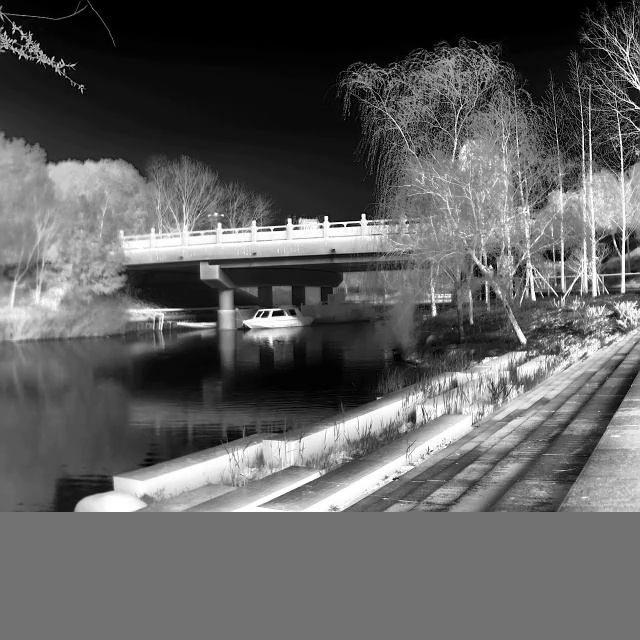
#> input picture tools/align-yoloX/ir_after_transf.png, 640 x 640 px
$ python align.py
#> lines starting #> are read from the running program, lines starting #| are printed output that depends on the picture
import cv2
import numpy as np
import matplotlib.pyplot as plt


def align_images(image_a_path, image_b_path):
    # 读取图片
#> called with image_a_path = 'ir_after_transf.png', image_b_path = 'rgb_after_transf.png'
    image_a = cv2.imread(image_a_path, cv2.IMREAD_GRAYSCALE)
#> image_a is the input picture: shape (640, 640); min 0, max 255, mean 95.2
    image_b = cv2.imread(image_b_path, cv2.IMREAD_GRAYSCALE)
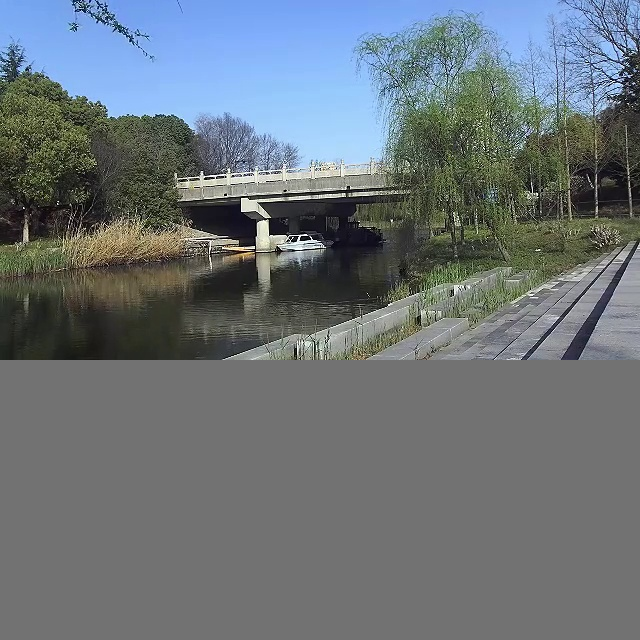
#> input picture tools/align-yoloX/rgb_after_transf.png, 640 x 640 px
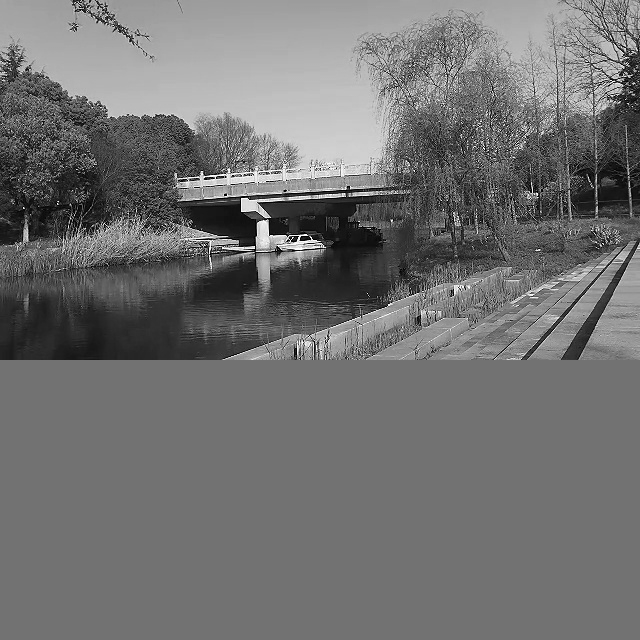
#> image_b: shape (640, 640); min 0, max 255, mean 113.3

    if image_a is None or image_b is None:
        raise ValueError("无法读取图像文件")

    # 初始化ORB检测器
    orb = cv2.ORB_create(nfeatures=5000)

    # 检测关键点和描述子
    key_points_a, descriptors_a = orb.detectAndCompute(image_a, None)
#> key_points_a = 4974 keypoints; strongest (x, y, size): (363, 215, 31), (273, 312, 31), (271, 310, 37.2), (275, 311, 31)
    key_points_b, descriptors_b = orb.detectAndCompute(image_b, None)
#> key_points_b = 4524 keypoints; strongest (x, y, size): (301, 240, 31), (308, 239, 31), (301, 239, 37.2), (241, 200, 31)

    # 使用BFMatcher进行匹配
    bf = cv2.BFMatcher(cv2.NORM_HAMMING, crossCheck=True)
    matches = bf.match(descriptors_a, descriptors_b)
#> matches = 1109 matches

    # 按距离排序，保留最佳匹配
    matches = sorted(matches, key=lambda x: x.distance)

    # 获取匹配点
    src_pts = np.float32([key_points_a[m.queryIdx].pt for m in matches]).reshape(-1, 1, 2)
#> src_pts = 1109 rows, first 8: [154.3, 318.5], [167.2, 328.5], [137.4, 504.6], [150.5, 333.2], [326.6, 252.3], [221.8, 292.3], [159.7, 325.6], [193.5, 232.9]
    dst_pts = np.float32([key_points_b[m.trainIdx].pt for m in matches]).reshape(-1, 1, 2)
#> dst_pts = 1109 rows, first 8: [209, 246.3], [216.5, 253.8], [416.8, 352.5], [198.7, 243.4], [343.9, 186.6], [260.4, 220.8], [209.1, 248.8], [316.2, 342.1]

    # 计算仿射变换矩阵
    affine_matrix, _ = cv2.estimateAffinePartial2D(src_pts, dst_pts)
#> affine_matrix = [[0.824, 0.0218, 69.34], [-0.0218, 0.824, -13.94]]

    # 应用仿射变换到image_a
    aligned_image = cv2.warpAffine(image_a, affine_matrix, (image_b.shape[1], image_b.shape[0]))
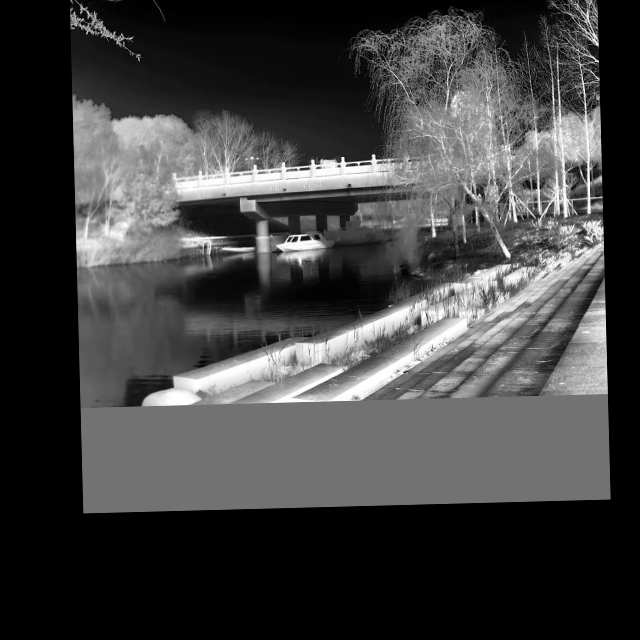
#> aligned_image: shape (640, 640); min 0, max 255, mean 64.5

    # 可视化结果
    visualize_alignment(image_a, image_b, aligned_image, affine_matrix)

    return affine_matrix


def visualize_alignment(image_a, image_b, aligned_image, affine_matrix):
    # 创建可视化窗口
    fig, axes = plt.subplots(1, 3, figsize=(15, 5))

    # 显示原始图像a
    axes[0].imshow(image_a, cmap='gray')
    axes[0].set_title('a')
    axes[0].axis('off')

    # 显示目标图像b
    axes[1].imshow(image_b, cmap='gray')
    axes[1].set_title('b')
    axes[1].axis('off')

    # 显示对齐后的图像a
    axes[2].imshow(aligned_image, cmap='gray')
    axes[2].set_title('a-to-b_after_align')
    axes[2].axis('off')

    plt.tight_layout()
    plt.show()
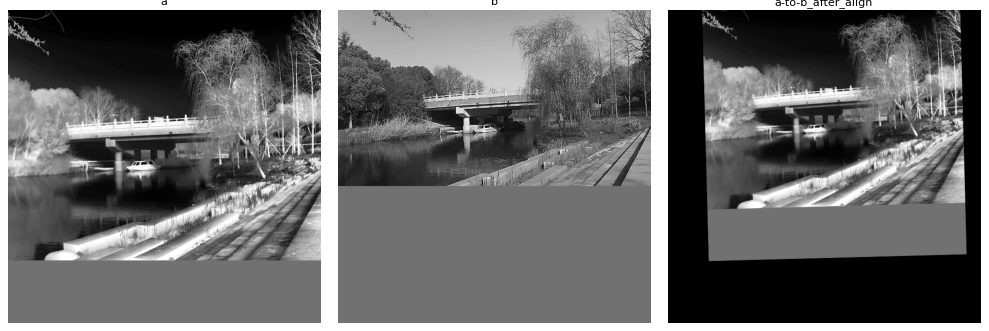
#> figure drawn by matplotlib, 3 panels

    # 打印仿射变换矩阵
    print("\n从图像a到图像b的仿射变换矩阵:")
    print(affine_matrix)
#| [[ 8.23901103e-01  2.17971847e-02  6.93395106e+01]
#|  [-2.17971847e-02  8.23901103e-01 -1.39397434e+01]]


# 使用示例
if __name__ == "__main__":
    # 替换为您的图像路径
    image_a_path = 'ir_after_transf.png'
    image_b_path = 'rgb_after_transf.png'


    affine_matrix = align_images(image_a_path, image_b_path)
#> affine_matrix = [[0.824, 0.0218, 69.34], [-0.0218, 0.824, -13.94]]

    affine_matrix = align_images(image_b_path, image_a_path)
#> call 2 of align_images, with image_a_path = 'rgb_after_transf.png', image_b_path = 'ir_after_transf.png'
#> in align_images (call 2), `key_points_a, descriptors_a = orb.detectAndCompute(image_a, None)`: key_points_a has the same summary as key_points_b
#> in align_images (call 2), `key_points_b, descriptors_b = orb.detectAndCompute(image_b, None)`: key_points_b has the same summary as key_points_a
#> in align_images (call 2), `src_pts = np.float32([key_points_a[m.queryIdx].pt for m in matches]).r..`: src_pts = 1109 rows, first 8: [209, 246.3], [216.5, 253.8], [198.7, 243.4], [416.8, 352.5], [343.9, 186.6], [260.4, 220.8], [316.2, 342.1], [209.1, 248.8]
#> in align_images (call 2), `dst_pts = np.float32([key_points_b[m.trainIdx].pt for m in matches]).r..`: dst_pts = 1109 rows, first 8: [154.3, 318.5], [167.2, 328.5], [150.5, 333.2], [137.4, 504.6], [326.6, 252.3], [221.8, 292.3], [193.5, 232.9], [159.7, 325.6]
#> in align_images (call 2), `affine_matrix, _ = cv2.estimateAffinePartial2D(src_pts, dst_pts)`: affine_matrix = [[1.2, -0.0163, -85.66], [0.0163, 1.2, 21.6]]
#> in align_images (call 2), `aligned_image = cv2.warpAffine(image_a, affine_matrix, (image_b.shape[..`:
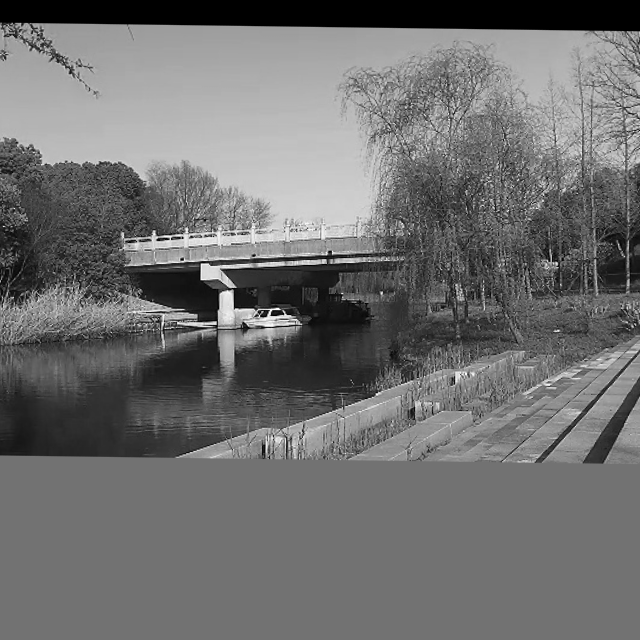
#> aligned_image: shape (640, 640); min 0, max 252, mean 111.4
#| [[ 1.20199377e+00 -1.62842843e-02 -8.56582747e+01]
#|  [ 1.62842843e-02  1.20199377e+00  2.15961070e+01]]
#> affine_matrix = [[1.2, -0.0163, -85.66], [0.0163, 1.2, 21.6]]
